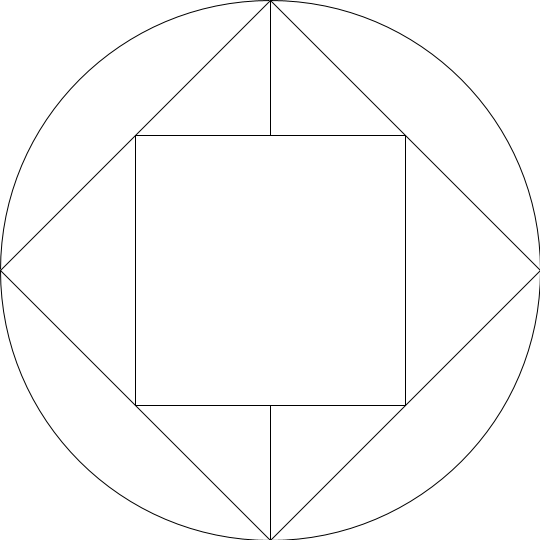
Frame 1 (no input)
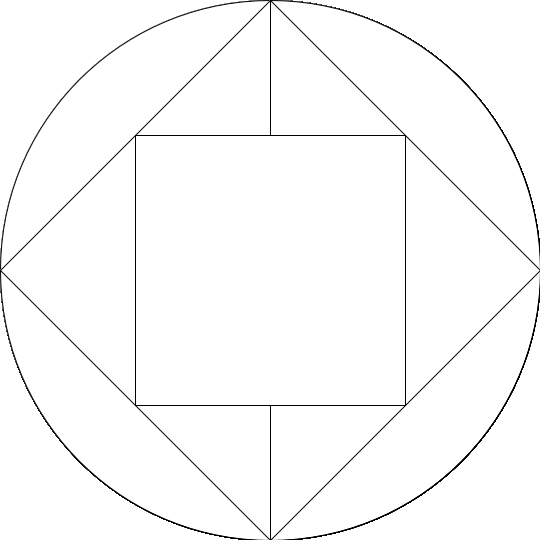
Frame 60 (the mouse pressed at the canvas centre just before this capture)
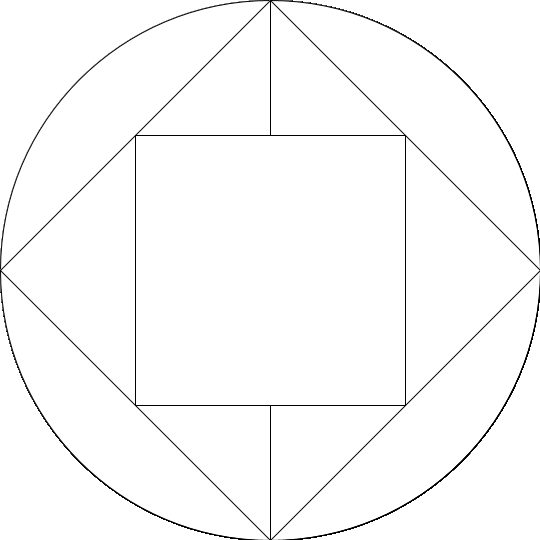
Frame 120 (the mouse held since frame 60 and released just before this capture)

The Processing sketch that drew these frames (run headless with seeded random() and noise(); from frame 60 on, the mouse is pressed at the canvas centre):

// Processing sketch: chap2
// ── chap2.pde
void setup()
{
    size(540, 540);
    background(255);
}

void draw()
{
    ellipse(270, 270, 540, 540);
    triangle(0, 270, 270, 0, 270, 540);
    triangle(540, 270, 270, 0, 270, 540);
    rect(135, 135, 270, 270);
}
